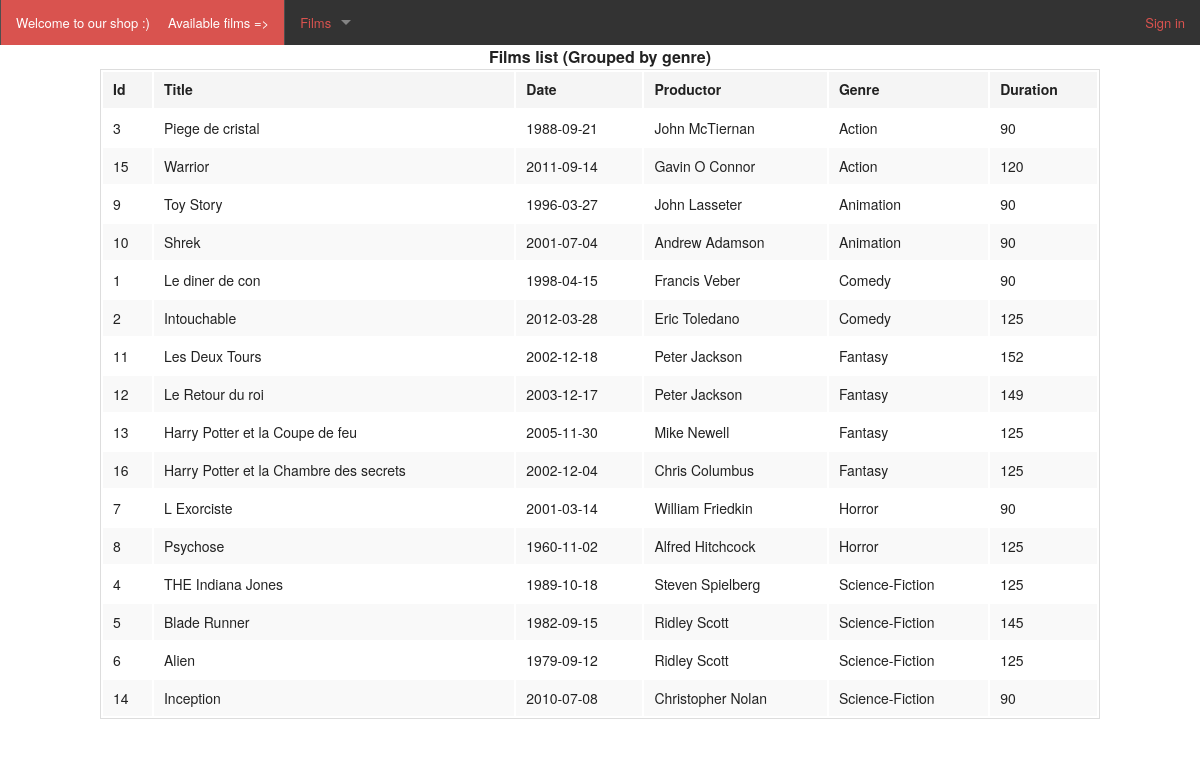
/index.php/Film/readFilms, run on the app's committed database.
### tables this page shows
CREATE TABLE `film` (
  `idFilm` int(11) NOT NULL,
  `titleFilm` varchar(40) DEFAULT NULL,
  `dateFilm` date DEFAULT NULL,
  `productorFilm` varchar(20) DEFAULT NULL,
  `idGenre` int(10) DEFAULT NULL,
  `durationFilm` int(10) DEFAULT NULL
);

CREATE TABLE `genre` (
  `idGenre` int(10) NOT NULL,
  `labelGenre` varchar(20) DEFAULT NULL
);

### controllers/film_c.php (called while the page is built, shortened)
<?php
class film
{
    public function readFilms()
    {
        include("models/film_m.php");
        include("views/v_head.php");
        include('views/v_menu.php');
        $film = new film_m();
        $data=$film->getAllfilm();
        include("views/v_table_film.php");
        include("views/v_foot.php");
    }
}

### index.php (called while the page is built, shortened)
<?php
	include("connexion_db.php");
	include("kernel.php");

### connexion_db.php (called while the page is built)
<?php
    class Connexion{
    	public static function connect(){
            $dsn = 'mysql:host='.HOSTNAME.'; dbname='.DATABASE;
            $user = USERNAME;
            $password = PASSWORD;
            try {
                $ma_connexion_mysql = new PDO($dsn, $user, $password);
                $ma_connexion_mysql->setAttribute(PDO::ATTR_ERRMODE, PDO::ERRMODE_EXCEPTION);
                $ma_connexion_mysql->setAttribute(PDO::MYSQL_ATTR_INIT_COMMAND, 'SET NAMES utf8');
                $ma_connexion_mysql->setAttribute(PDO::ATTR_DEFAULT_FETCH_MODE, PDO::FETCH_ASSOC);
                return $ma_connexion_mysql;
            } catch (PDOException $e) {
                echo "Problem Connexion MySQL : ", $e->getMessage();
                die();
            }
        }
    }

### models/film_m.php (called while the page is built, shortened)
<?php
class film_m{
	private $db;
	public function __construct(){
		$MaConnexion = new Connexion();
		$this->db = $MaConnexion->connect();
	}
	function getAllfilm(){
		$requete="SELECT *
		FROM film as f, genre as g
		WHERE f.idGenre=g.idGenre
		ORDER BY g.labelGenre;";
    	try {
			$select = $this->db->query($requete);
			$results = $select->fetchAll();
			return $results;
		}catch ( Exception $e ) {
				echo "Error method getAllfilm : ", $e->getMessage();
			}
    }
}

### views/v_table_film.php (the view, shortened to what this page needs)
<div class="row">
<table width="100%">
<caption>Films list (Grouped by genre)</caption>
<thead>
<tr><th>Id</th><th>Title</th><th>Date</th><th>Productor</th><th>Genre</th><th>Duration</th>
</tr>
</thead>
<tbody>
<?php if(isset($data[0])): ?>
	<?php foreach ($data as $value): ?>
		<tr><td>
		<?= $value['idFilm']; ?>
		</td><td>
		<?= $value['titleFilm']; ?>
		</td><td>
		<?= $value['dateFilm']; ?>
		</td><td>
		<?= $value['productorFilm']; ?>
		</td><td>
		<?= $value['labelGenre']; ?>
		</td><td>
        <?= $value['durationFilm']; ?>
		</td>
		</tr>
	<?php endforeach; ?>
<?php endif; ?>
</table><?php if(isset($_SESSION['login'])): ?>
  <a class="button  " style="margin-left: 400px;"  href="<?php echo BASE_URL?>index.php/Film/createFilm/"> Add film </a>
<?php endif;?>
</div>

### kernel.php (shortened to what this page needs)
<?php
	$tab_url1=explode('/', $_SERVER['REQUEST_URI']);
	$tab_url2=explode('/', $_SERVER['SCRIPT_NAME']);
	$tab3=array_diff($tab_url1, $tab_url2);
	if($c=array_shift($tab3)) $controllerName=$c; else $controllerName=DEFAULT_CONTROLLER;
	if($m=array_shift($tab3)) $methodName=$m; else $methodName="index";
	if(isset($tab3[0])) $argsArray=$tab3; else 	$argsArray=array();
	$controllerFile=SITE_PATH."controllers/".strtolower($controllerName)."_c.php";
	if(is_readable($controllerFile)){
		$controller = new $controllerName;
		if(is_callable(array($controller, $methodName)))
			$method=$methodName;
		else
			$method="index";
		if(!empty($argsArray))
			call_user_func_array(array($controller, $method), $argsArray);
		else
			call_user_func(array($controller, $method));
	}else {echo "Controller problem =>".$controllerFile;}

### views/v_head.php (shortened to what this page needs)
<!DOCTYPE html>
<html lang="en">
<head>
	<link rel="stylesheet" href="<?php echo BASE_URL?>assets/css/foundation.css" />
	<link rel="stylesheet" type="text/css" href="<?php echo BASE_URL?>assets/css/style.css">
</head>
<body>

### views/v_menu.php (shortened to what this page needs)
<nav class="top-bar" data-topbar role="navigation">
  <section class="top-bar-section">
    <ul class="left">
      <li class="active"><a href="#">Welcome to our shop :) &nbsp;&nbsp;&nbsp;&nbsp;Available films => </a></li>
      <li class="has-dropdown"><a href="#">Films</a>
      </li>
    </ul>
    <ul class="right">
      <?php if(!isset($_SESSION['login'])): ?>
        <li><a href="<?php echo BASE_URL?>index.php/Session/connexionSession">Sign in</a></li>
      <?php endif; ?>
    </ul>
  </section>
</nav>

### views/v_foot.php (shortened to what this page needs)
  </body>
</html>

### assets/css/style.css (style rules this page uses)
.top-bar-section ul li > a { color: #d9534f; -webkit-transition: all 0.4s ease-in-out; -moz-transition: all 0.4s ease-in-out; -ms-transition: all 0.4s ease-in-out; -o-transition: all 0.4s ease-in-out; }
.top-bar-section li.active:not(.has-form) a:not(.button) { background: none repeat scroll 0% 0% #d9534f; }

### data on the page
film: idFilm "3", titleFilm "Piege de cristal", dateFilm "1988-09-21", productorFilm "John McTiernan", idGenre.labelGenre "Action", durationFilm "90"
film: idFilm "15", titleFilm "Warrior", dateFilm "2011-09-14", productorFilm "Gavin O Connor", idGenre.labelGenre "Action", durationFilm "120"
film: idFilm "9", titleFilm "Toy Story", dateFilm "1996-03-27", productorFilm "John Lasseter", idGenre.labelGenre "Animation", durationFilm "90"
film: idFilm "10", titleFilm "Shrek", dateFilm "2001-07-04", productorFilm "Andrew Adamson", idGenre.labelGenre "Animation", durationFilm "90"
film: idFilm "1", titleFilm "Le diner de con", dateFilm "1998-04-15", productorFilm "Francis Veber", idGenre.labelGenre "Comedy", durationFilm "90"
film: idFilm "2", titleFilm "Intouchable", dateFilm "2012-03-28", productorFilm "Eric Toledano", idGenre.labelGenre "Comedy", durationFilm "125"
film: idFilm "11", titleFilm "Les Deux Tours", dateFilm "2002-12-18", productorFilm "Peter Jackson", idGenre.labelGenre "Fantasy", durationFilm "152"
film: idFilm "12", titleFilm "Le Retour du roi", dateFilm "2003-12-17", productorFilm "Peter Jackson", idGenre.labelGenre "Fantasy", durationFilm "149"
film: idFilm "13", titleFilm "Harry Potter et la Coupe de feu", dateFilm "2005-11-30", productorFilm "Mike Newell", idGenre.labelGenre "Fantasy", durationFilm "125"
film: idFilm "16", titleFilm "Harry Potter et la Chambre des secrets", dateFilm "2002-12-04", productorFilm "Chris Columbus", idGenre.labelGenre "Fantasy", durationFilm "125"
film: idFilm "7", titleFilm "L Exorciste", dateFilm "2001-03-14", productorFilm "William Friedkin", idGenre.labelGenre "Horror", durationFilm "90"
film: idFilm "8", titleFilm "Psychose", dateFilm "1960-11-02", productorFilm "Alfred Hitchcock", idGenre.labelGenre "Horror", durationFilm "125"
film: idFilm "4", titleFilm "THE Indiana Jones", dateFilm "1989-10-18", productorFilm "Steven Spielberg", idGenre.labelGenre "Science-Fiction", durationFilm "125"
film: idFilm "5", titleFilm "Blade Runner", dateFilm "1982-09-15", productorFilm "Ridley Scott", idGenre.labelGenre "Science-Fiction", durationFilm "145"
film: idFilm "6", titleFilm "Alien", dateFilm "1979-09-12", productorFilm "Ridley Scott", idGenre.labelGenre "Science-Fiction", durationFilm "125"
film: idFilm "14", titleFilm "Inception", dateFilm "2010-07-08", productorFilm "Christopher Nolan", idGenre.labelGenre "Science-Fiction", durationFilm "90"
